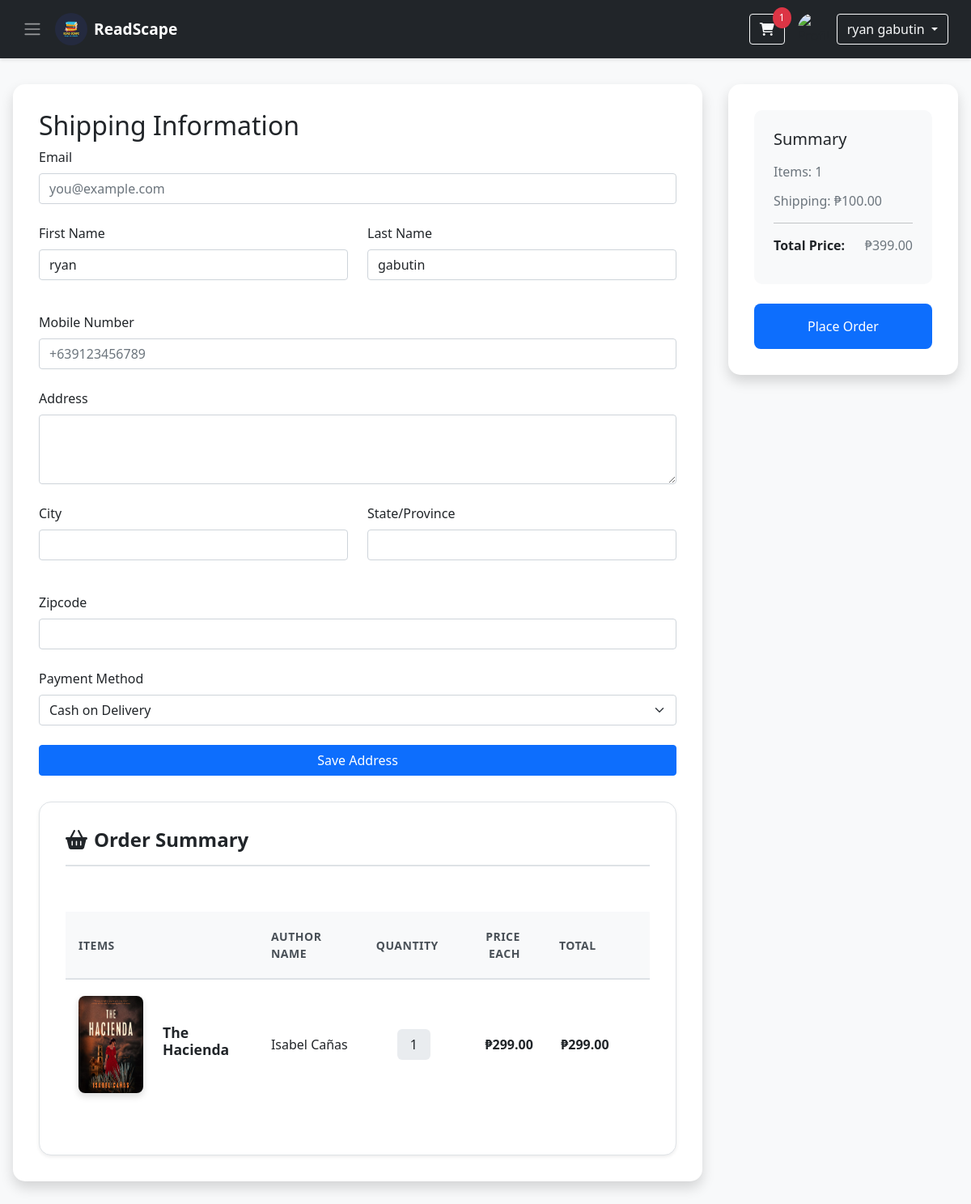
The app's page /checkout.php (signed in), older data.
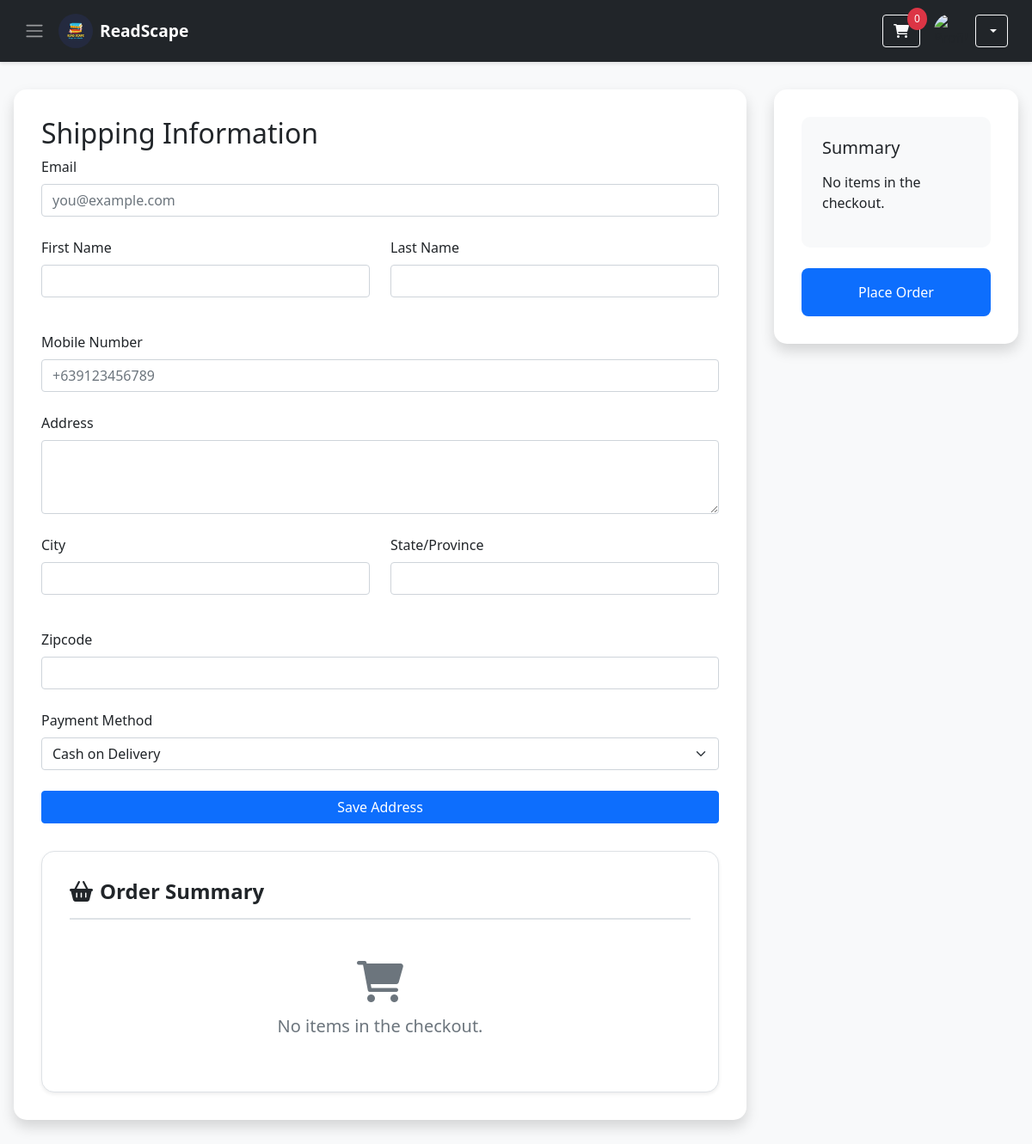
The same page, newer data.
### tables this page shows
CREATE TABLE `users` (
  `id` int(11) NOT NULL,
  `fname` varchar(50) NOT NULL,
  `lname` varchar(50) NOT NULL,
  `email` varchar(100) NOT NULL,
  `pass` varchar(255) NOT NULL,
  `phone` varchar(15) NOT NULL,
  `address` text NOT NULL,
  `created_at` timestamp NOT NULL DEFAULT current_timestamp(),
  `profile_image` varchar(255) DEFAULT NULL,
  `role` varchar(10) DEFAULT 'user'
);

CREATE TABLE `cart` (
  `id` int(11) NOT NULL,
  `user_id` int(11) NOT NULL,
  `isbn` int(11) NOT NULL,
  `quantity` int(11) DEFAULT 1
);

CREATE TABLE `books` (
  `isbn` int(11) NOT NULL,
  `title` varchar(255) NOT NULL,
  `book_image` varchar(255) NOT NULL,
  `author` varchar(255) NOT NULL,
  `copyright` int(11) NOT NULL,
  `qty` int(11) NOT NULL,
  `price` float NOT NULL,
  `total` float NOT NULL
);

### checkout.php (the view, shortened to what the changed rows need)
<?php
include 'db_connect.php';
$user_id = $_SESSION['id'];
$sql = "SELECT fname, lname, profile_image FROM users WHERE id = ?";
$stmt = mysqli_prepare($conn, $sql);
mysqli_stmt_bind_param($stmt, "i", $user_id);
mysqli_stmt_execute($stmt);
$result = mysqli_stmt_get_result($stmt);
$user = mysqli_fetch_assoc($result);
$fname = htmlspecialchars($user['fname']);
$lname = htmlspecialchars($user['lname']);
$items = [];
$total_price = 0;
$shipping_cost = 100.00;
if (isset($_GET['isbn']) && !empty($_GET['isbn'])) {
    $isbn = $_GET['isbn'];
    $single_item = true;
    $sql = "SELECT isbn, title, book_image, author, price FROM books WHERE isbn = ?";
    $stmt = mysqli_prepare($conn, $sql);
    mysqli_stmt_bind_param($stmt, "s", $isbn);
    mysqli_stmt_execute($stmt);
    $result = mysqli_stmt_get_result($stmt);
    if ($book = mysqli_fetch_assoc($result)) {
        $items[] = [
            'isbn' => $book['isbn'],
            'title' => $book['title'],
            'book_image' => $book['book_image'],
            'author' => $book['author'],
            'price' => $book['price'],
            'quantity' => 1,
            'total' => $book['price'] * 1
        ];
        $total_price = $book['price'];
    }
    mysqli_stmt_close($stmt);
} else {
    $sql = "SELECT books.isbn, books.title, books.book_image, books.author, books.price, cart.quantity,
            (books.price * cart.quantity) AS total
        FROM cart
        JOIN books ON cart.isbn = books.isbn
        WHERE cart.user_id = ?";
    $stmt = mysqli_prepare($conn, $sql);
    mysqli_stmt_bind_param($stmt, "i", $user_id);
    mysqli_stmt_execute($stmt);
    $result = mysqli_stmt_get_result($stmt);
    while ($cart_item = mysqli_fetch_assoc($result)) {
        $items[] = $cart_item;
        $total_price += $cart_item['total'];
    }
}
$total_with_shipping = $total_price + $shipping_cost;
$cart_count = count($items);
?>
<!DOCTYPE html>
<html lang="en">
<head>
    <link rel="stylesheet" href="https://cdnjs.cloudflare.com/ajax/libs/font-awesome/6.0.0-beta3/css/all.min.css">
    <link href="https://cdn.jsdelivr.net/npm/bootstrap@5.0.2/dist/css/bootstrap.min.css" rel="stylesheet">
</head>
<body>
    <nav class="navbar navbar-dark">
        <div class="container-fluid">
            <div class="d-flex align-items-center">
                <div class="position-relative me-3">
                    <a href="cart.php" class="btn btn-outline-light">
                        <i class="fas fa-shopping-cart"></i>
                        <span class="cart-badge" id="cart-counter"><?php echo $cart_count; ?></span>
                    </a>
                </div>
                <div class="d-flex align-items-center">
                    <div class="dropdown">
                        <button class="btn btn-outline-light dropdown-toggle" type="button" id="profileDropdown" data-bs-toggle="dropdown">
                            <?php echo $fname . " " . $lname; ?>
                        </button>
                    </div>
                </div>
            </div>
        </div>
    </nav>
    <div class="container">
        <div class="left-column">
            <h2>Shipping Information</h2>
            <form id="checkout-form" method="POST" action="process_order.php<?php echo isset($_GET['isbn']) ? '?isbn=' . urlencode($_GET['isbn']) : ''; ?>">
                <div class="shipping-form">
                    <div class="row">
                        <div class="col-md-6 mb-3">
                            <label for="first_name" class="form-label">First Name</label>
                            <input type="text" class="form-control" id="first_name" name="first_name" value="<?php echo $fname; ?>" required>
                        </div>
                        <div class="col-md-6 mb-3">
                            <label for="last_name" class="form-label">Last Name</label>
                            <input type="text" class="form-control" id="last_name" name="last_name" value="<?php echo $lname; ?>" required>
                        </div>
                    </div>
                </div>
            </form>
            <div class="order-summary">
                <h2><i class="fas fa-shopping-basket me-2"></i>Order Summary</h2>
                <?php if (!empty($items)): ?>
                    <div class="table-responsive">
                        <table class="cart-table">
                            <thead>
                                <tr>
                                    <th>Items</th>
                                    <th>Author Name</th>
                                    <th class="text-center">Quantity</th>
                                    <th class="text-end">Price Each</th>
                                    <th class="text-end">Total</th>
                                    <th></th>
                                </tr>
                            </thead>
                            <tbody>
                                <?php foreach ($items as $item): ?>
                                    <tr data-isbn="<?php echo htmlspecialchars($item['isbn']); ?>">
                                        <td>
                                            <div class="item-details">
                                                <img src="images/<?php echo htmlspecialchars($item['book_image']); ?>" alt="Book">
                                                <h3><?php echo htmlspecialchars($item['title']); ?></h3>
                                            </div>
                                        </td>
                                        <td><?php echo htmlspecialchars($item['author'] ?? 'Unknown'); ?></td>
                                        <td class="text-center">
                                            <span class="item-quantity"><?php echo htmlspecialchars($item['quantity']); ?></span>
                                        </td>
                                        <td class="text-end item-price">₱<?php echo number_format($item['price'], 2, '.', ','); ?></td>
                                        <td class="text-end item-price">₱<?php echo number_format($item['total'], 2, '.', ','); ?></td>
                                    </tr>
                                <?php endforeach; ?>
                            </tbody>
                        </table>
                    </div>
                <?php else: ?>
                    <div class="text-center py-4">
                        <i class="fas fa-shopping-cart fa-3x text-muted mb-3"></i>
                        <p class="h5 text-muted">No items in the checkout.</p>
                    </div>
                <?php endif; ?>
            </div>
        </div>
        <div class="right-column">
            <div class="price-summary">
                <h3>Summary</h3>
                <?php if (!empty($items)): ?>
                    <div class="total-price">
                        <p>Items: <?php echo $cart_count; ?></p>
                        <p>Shipping: ₱<?php echo number_format($shipping_cost, 2, '.', ','); ?></p>
                        <hr style="margin: 15px 0;">
                        <p><strong>Total Price:</strong> ₱<?php echo number_format($total_with_shipping, 2, '.', ','); ?></p>
                    </div>
                <?php else: ?>
                    <p>No items in the checkout.</p>
                <?php endif; ?>
            </div>
        </div>
    </div>
</body>
</html>

Row changes from the older to the newer data that the page shows:
removed users: fname "ryan", lname "gabutin", first_name "ryan", last_name "gabutin"
removed cart: isbn.book_image (picture), isbn.title "The Hacienda", isbn.author "Isabel Cañas", quantity "1", isbn.price "299.00", total "299.00"
Text that changed along with them:
$cart_count: "1" → "0"
$cart_count: "1" → (not shown)
$shipping_cost: "100.00" → (not shown)
$total_with_shipping: "399.00" → (not shown)
text no longer shown: "ITEMS AUTHOR NAME QUANTITY PRICE EACH TOTAL Items: Shipping: ₱ Total Price: ₱"
text now shown: "No items in the checkout. No items in the checkout."
